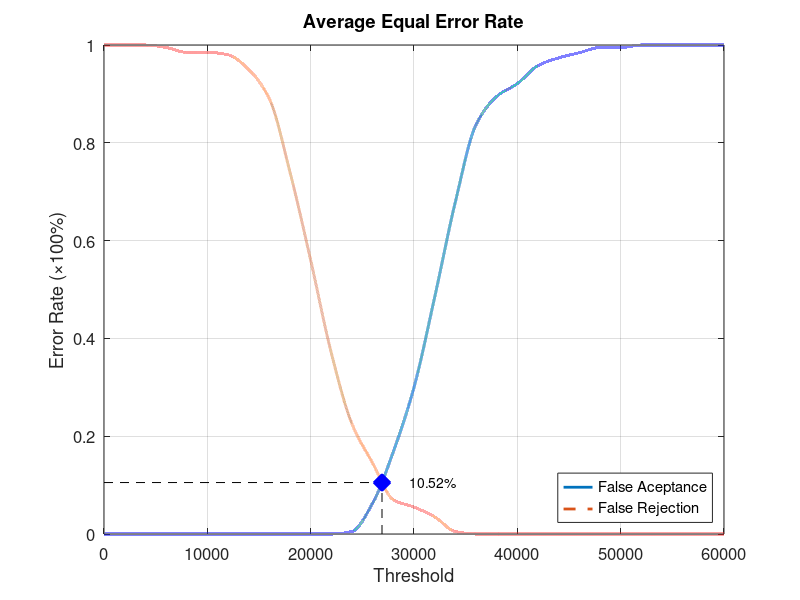
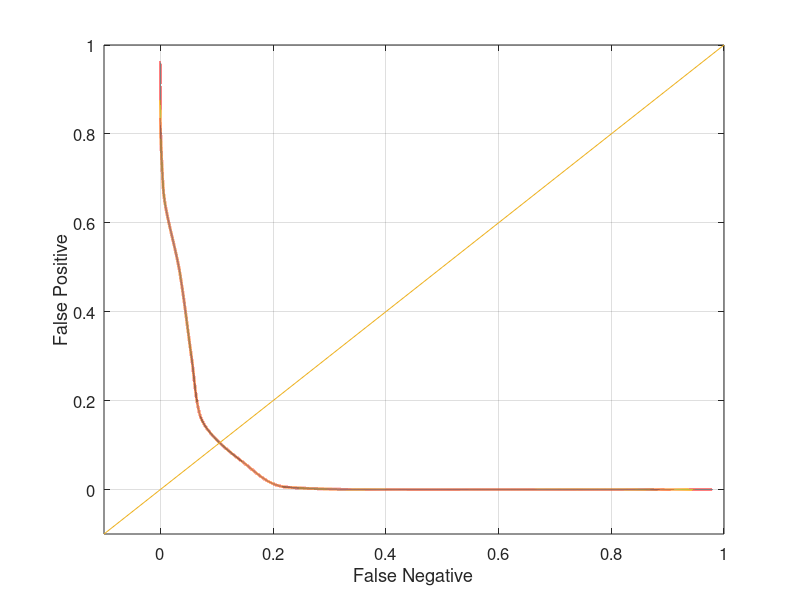

MATLAB code for these plots, in order:
function yEER = Database5_3
close all;
clear;
clc;
x = 0:2000:60000;
xq = 0:0.5:60000;

y0 = [0 0 0 0 0 0 0 0 0 0 0 0 0.00526316 0.0631579 0.168421 0.3 0.484211 0.678947 0.836842 0.894737 0.921053 0.957895 0.973684 0.984211 0.994737 0.994737 1 1 1 1 1];
yy0 = interp1(x, y0, xq, 'pchip');
y1 = [1 1 1 0.995 0.985 0.985 0.98 0.95 0.89 0.74 0.56 0.37 0.225 0.145 0.07 0.055 0.035 0.005 0 0 0 0 0 0 0 0 0 0 0 0 0];
yy1 = interp1(x, y1, xq, 'pchip');

% Calculating EER: 
y2 = abs(y0 - y1);
find(y2 == min(y2))
yy2 = abs(yy0 - yy1);
xEER = find(yy2 == min(yy2));
xEERIndex = xq(xEER) % X-axis EER
yEER = yy0(xEER) % Y-axis EER

main = figure
plot(xq, yy0,'-','LineWidth', 2);	hold on
plot(xq, yy1,'--','LineWidth', 2);	hold on
plot([xEERIndex xEERIndex], [0 yEER], 'k--');	hold on
plot([0 xEERIndex], [yEER yEER], 'k--');	hold on
plot(xEERIndex, yEER, 'bx', 'LineWidth', 10);	hold on
text(xEERIndex + 10 * xEERIndex / 100, yEER, [num2str(round((10000 * yEER)) / 100) '%'])
legend('False Aceptance', 'False Rejection', 'Location', 'SouthEast')
xlabel('Threshold')
ylabel('Error Rate (\times100%)')
title('Average Equal Error Rate')
set(gca, 'FontSize', 12)
axis([0 60000 0 1])
grid on

print(main, 'Database5_3Main', '-dpng');
FNRxFPR = figure('Color', [1 1 1]);
plot(yy1, yy0, '-', yy1, yy0, 'LineWidth', 2);
hold on
y = -0.1:0.1:1
plot(y, y); 
set(gca, 'FontSize', 12)
xlabel('False Negative')
ylabel('False Positive')
axis([-0.1 1 -0.1 1])
set(gca, 'FontSize', 12)
grid on

print(FNRxFPR, 'Database5_3FNRxFPR','-dpng');
end
